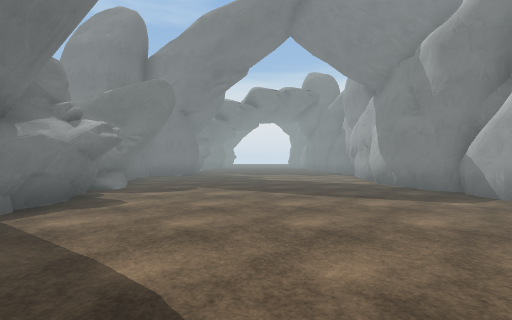
[1] (above)

16 first-person views from a walk through a scene from a Unity 3-D project. The camera is 1.3 m above the floor, looks level and sees 85° across. The floor is counted in squares, 2 m on a side. Each view is taken from the middle of a square. On the plan, view 1 faces up. The plan holds only what a view shows up to about 9 squares ahead; the rest is blank. The place goes on beyond the plan. Surface patterns are stand-ins for the level's own textures.

[2]
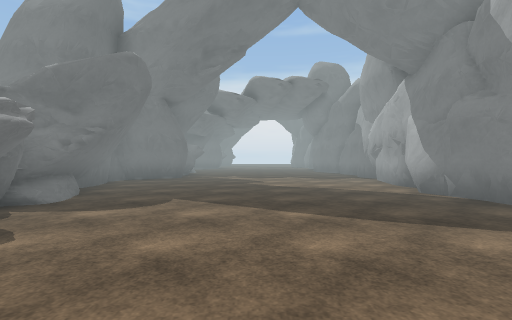

[3]
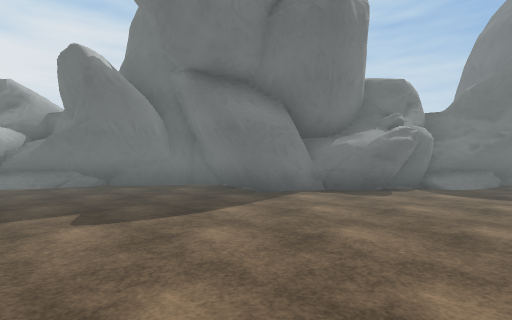

[4]
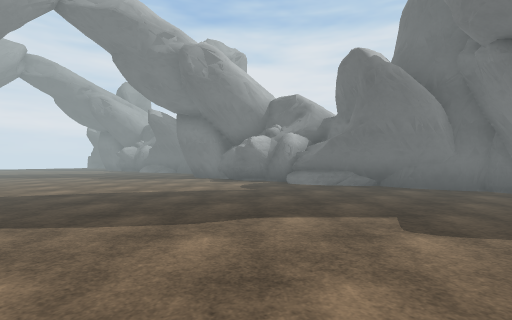

[5]
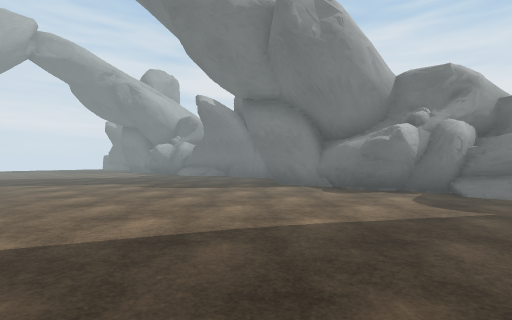

[6]
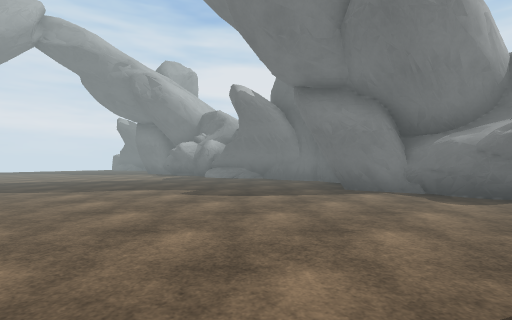

[7]
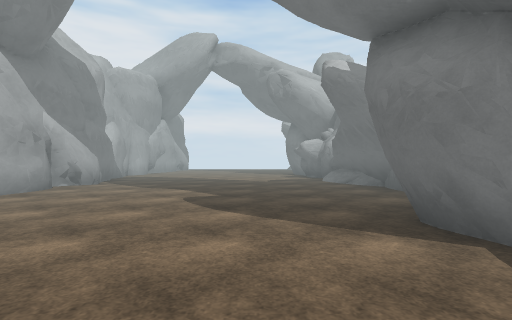

[8]
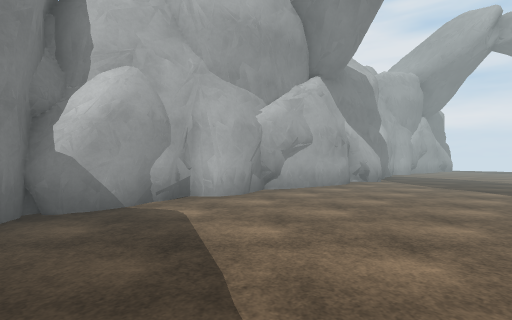

[9]
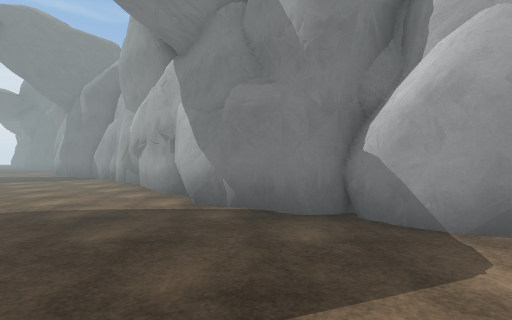

[10]
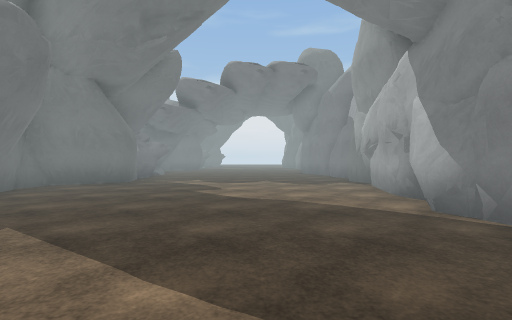

[11]
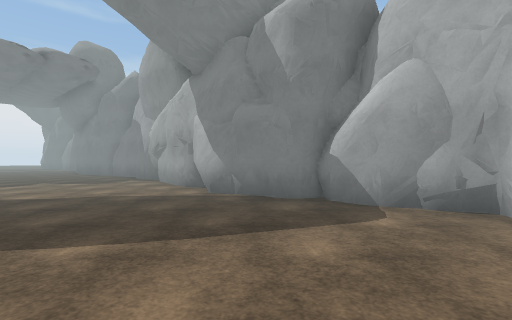

[12]
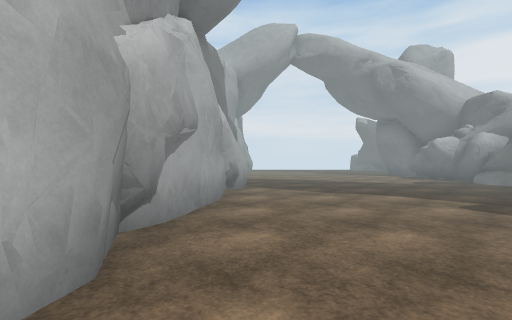

[13]
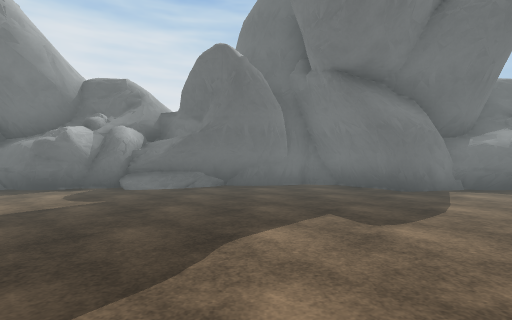

[14]
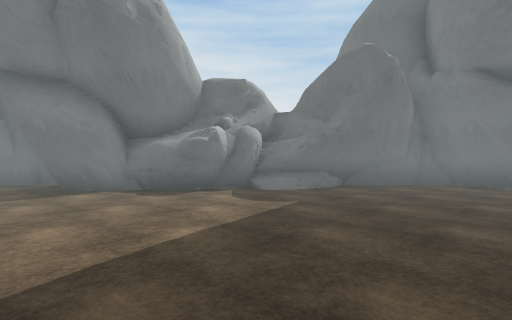

[15]
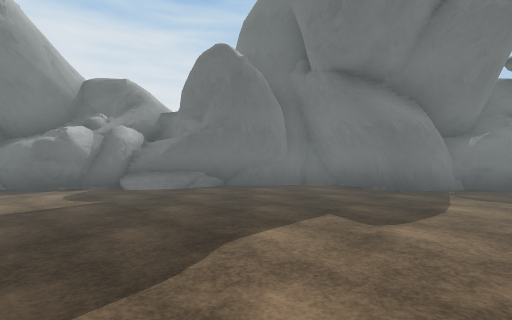

[16]
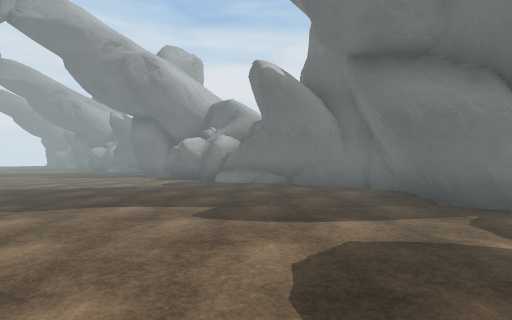

### Floor plan
Key: @ floor where view 1 was taken; # wall or solid block; . floor; R rock.
Columns run from 5 left of view 1 to 5 right of it. Each row starts with its distance up from view 1.
 13   #......#
 12  ##......#
 11 ##.......#
 10 #........#
  9 ##.......#
  8  #.......#
  7  #.......#
  6  #.......#
  5  ##......#R
  4   #.......
  3   #......#
  2  ##......#
  1 ##.......#
  0 #....@...#
 -1 ##.......#
 -2  #.......#
 -3  #.......#
 -4  #.......#
 -5  ##......#R
 -6   #.......
 -7   #......#
 -8  ##......#
 -9 ##.......#
-10 #........#
-11 ##.......#
-12  #.......#
-13  #.......#
-14  #R......#

Positions as (right, up) in squares from view 1, and headings:
1: (0, 0), facing up
2: (0, 2), facing up
3: (3, 2), facing left
4: (3, 1), facing down-left
5: (3, -3), facing down-left
6: (3, -5), facing down-left
7: (-1, -5), facing down
8: (0, -4), facing down-right
9: (1, -6), facing up-right
10: (1, 4), facing up
11: (0, 3), facing up-right
12: (3, -6), facing down
13: (3, -11), facing left
14: (3, -4), facing left
15: (3, 9), facing left
16: (2, 13), facing down-left
